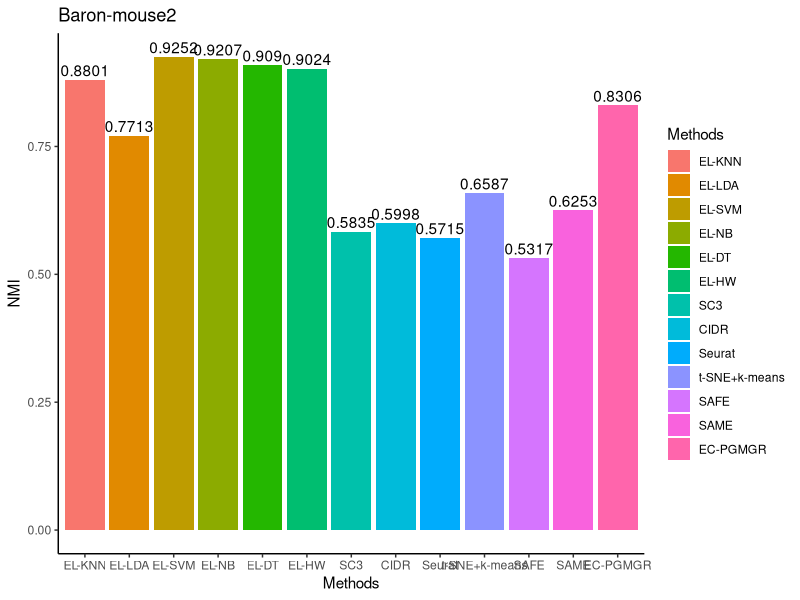
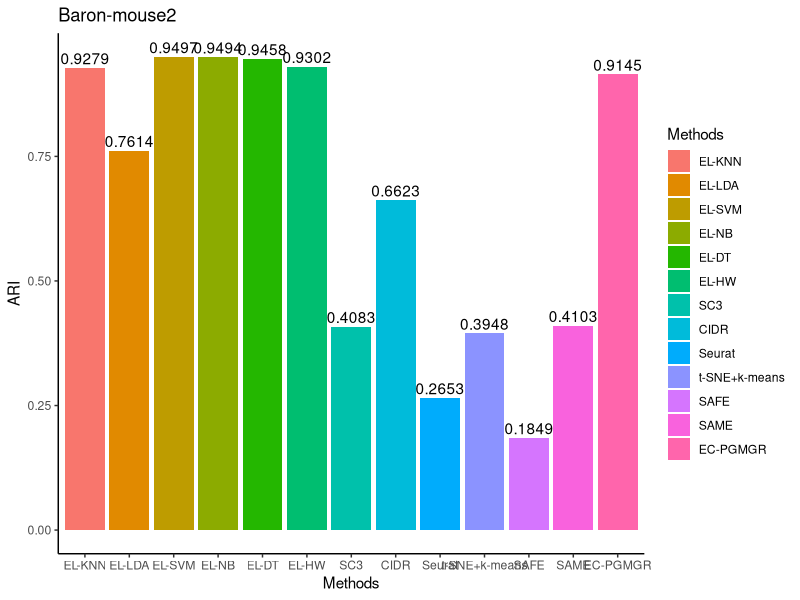

Reproduce these figures in R, in order.
library(ggplot2)
library(gridExtra)

# Baron-mouse2-NMI
df <- read.table(header=TRUE, text='
 Methods Methods  NMI
  EL-KNN  EL-KNN   0.8801
  EL-LDA  EL-LDA   0.7713
  EL-SVM  EL-SVM   0.9252
  EL-NB   EL-NB    0.9207
  EL-DT   EL-DT    0.909
  EL-HW   EL-HW    0.9024
  SC3     SC3      0.5835
  CIDR    CIDR     0.5998
  Seurat  Seurat   0.5715
  t-SNE+k-means t-SNE+k-means 0.6587
  SAFE    SAFE     0.5317
  SAME    SAME     0.6253
  EC-PGMGR EC-PGMGR 0.8306
')  
df$Methods = factor(df$Methods, levels = c("EL-KNN", "EL-LDA", "EL-SVM", 
                                           "EL-NB","EL-DT", "EL-HW", "SC3", 
                                           "CIDR", "Seurat", "t-SNE+k-means",
                                           "SAFE", "SAME", "EC-PGMGR"))
ggplot(df, aes(x=Methods, y=NMI, fill=Methods), width = 0.35) + 
  geom_col(data = df, position = "dodge") + theme_classic() + 
  ggtitle("Baron-mouse2") + 
  geom_text(label = df$NMI, position = position_dodge(0.9), vjust = -0.3)

# Baron-mouse2-ARI
df <- read.table(header=TRUE, text='
 Methods Methods  ARI
  EL-KNN  EL-KNN   0.9279
  EL-LDA  EL-LDA   0.7614
  EL-SVM  EL-SVM   0.9497
  EL-NB   EL-NB    0.9494
  EL-DT   EL-DT    0.9458
  EL-HW   EL-HW    0.9302
  SC3     SC3      0.4083
  CIDR    CIDR     0.6623
  Seurat  Seurat   0.2653
  t-SNE+k-means t-SNE+k-means 0.3948
  SAFE    SAFE     0.1849
  SAME    SAME     0.4103
  EC-PGMGR EC-PGMGR 0.9145
')

df$Methods = factor(df$Methods, levels = c("EL-KNN", "EL-LDA", "EL-SVM", 
                                           "EL-NB","EL-DT", "EL-HW", "SC3", 
                                           "CIDR", "Seurat", "t-SNE+k-means",
                                           "SAFE", "SAME", "EC-PGMGR"))

ggplot(df, aes(x=Methods, y=ARI, fill=Methods), width = 0.35) + 
  geom_col(data = df, position = "dodge") + theme_classic() + 
  ggtitle("Baron-mouse2") + 
  geom_text(label = df$ARI, position = position_dodge(0.9), vjust = -0.3)
